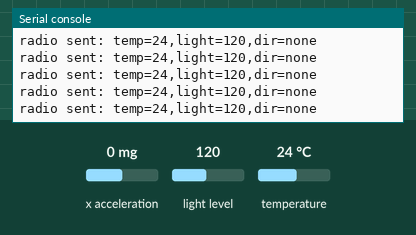
Simulated run of this program. Board: BBC micro:bit running MicroPython. Shown: the last lines printed to the serial console. Inputs (shaded band) come from the test bench; at power-on: x acceleration 0 mg, light level 120, temperature 24 °C. No radio messages arrive unless stated (any console line starting 'radio sent:' is added by the test bench).

Above: at 1.2 s.
1.3 s: x acceleration set to -1440 mg
At 1.35 s:
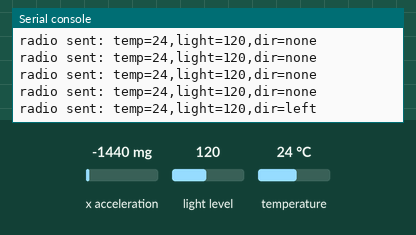
2.8 s: x acceleration set to 750 mg
At 2.85 s:
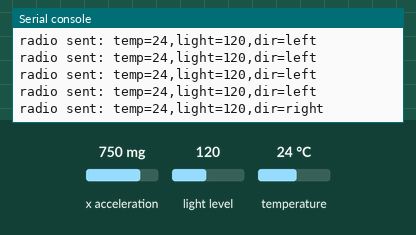
4.3 s: light level set to 5
At 4.34 s:
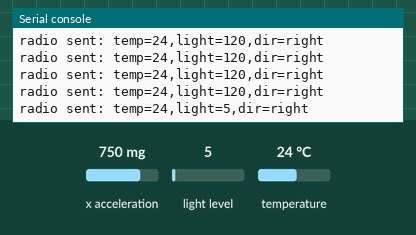
5.8 s: temperature set to 12 °C
At 5.84 s:
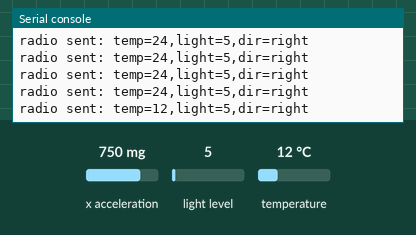

The program:

main.py
```python
from microbit import *
import radio

radio.config(channel=10, group=200)
radio.on()
THRESHOLD = 300

while True:
    temp = temperature()
    light = display.read_light_level()

    x = accelerometer.get_x()
    if x < -THRESHOLD:
        direction = "left"
    elif x > THRESHOLD:
        direction = "right"
    else:
        direction = "none"

    radio.send("temp=%d,light=%d,dir=%s" % (temp, light, direction))
    sleep(50)
```

Measured:
- after the input at 1.3 s, the serial console: prints a new line at once (image 1)
- after the input at 2.8 s, the serial console: prints a new line at once (image 2)
- after the input at 4.3 s, the serial console: prints a new line at once (image 3)
- after the input at 5.8 s, the serial console: prints a new line at once (image 4)
